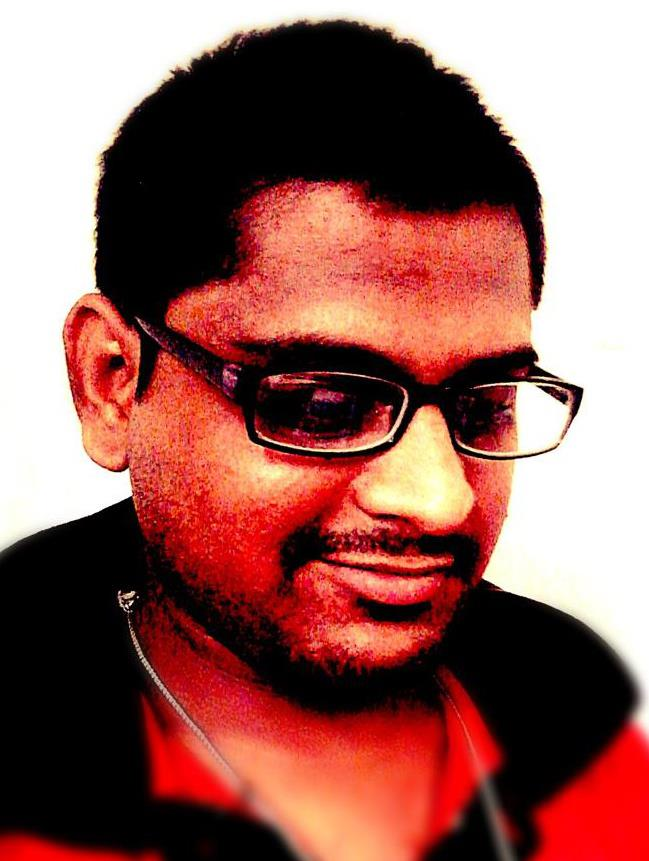
%> input picture HW09_Jain_Yash/mypic2.jpg, 649 x 861 px
$ octave --eval "HW11__Jain__Yash_MAIN('../HW09_Jain_Yash/mypic2.jpg');"   (GNU Octave 9; MATLAB toolbox functions it lacks are replaced by stand-ins)
%> lines starting %> are read from the running program, lines starting %| are printed output that depends on the picture; in (x1, y1, x2, y2) boxes, pixels count from 0 and x2, y2 are one past the last pixel; in counts of white or black regions, pixels touching at a corner belong together; the program's own positions count from 1
function HW11__Jain__Yash_MAIN( file_name )
%> called with file_name = '../HW09_Jain_Yash/mypic2.jpg'
    clc
    close all;

    addpath( '../TEST_IMAGES' );

    % Read image
    im = im2double(imread( file_name ));

    % Displaying original image
    figure('Position',[10 10 1028 768]);
    imagesc( im );
    title('Original Image');

    % Smoothen image to remove unwanted noisy edges by applying gaussian filter
    gauss = fspecial('Gaussian',3,2);
    im_filtered = imfilter(im, gauss, 'same', 'repl');

    % Apply sobel filter to find the edges in the image
    sobel_vr_gradient = [-1 0 1;
                         -2 0 2;
                         -1 0 1] / 8;

    sobel_hr_gradient = sobel_vr_gradient.';

    % Finding Sobel horizontal and vertical edges
    im_horizontal_edges = imfilter(im_filtered, sobel_vr_gradient, 'same', 'repl');
    im_vertical_edges = imfilter(im_filtered, sobel_hr_gradient, 'same', 'repl');
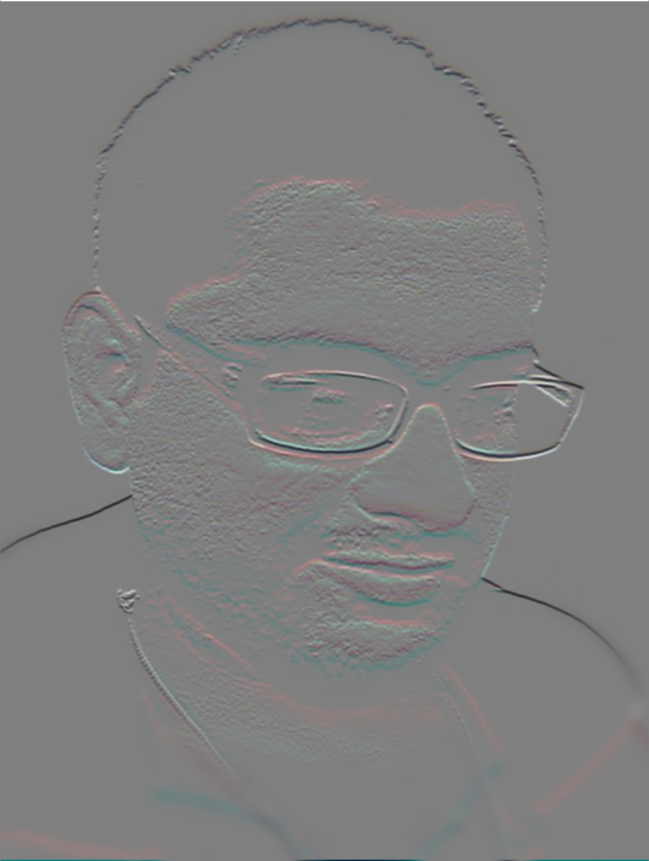
%> im_vertical_edges: size 861x649x3 double; mean R, G, B -0.000167, -0.000349, -0.000358; drawn with min black and max white

    % Finding Sobel Edge Magnitude and angle
    edge_mag = ((im_horizontal_edges).^2 + (im_vertical_edges).^2).^(1/2);
    edge_angle = atan2(im_vertical_edges, im_horizontal_edges);
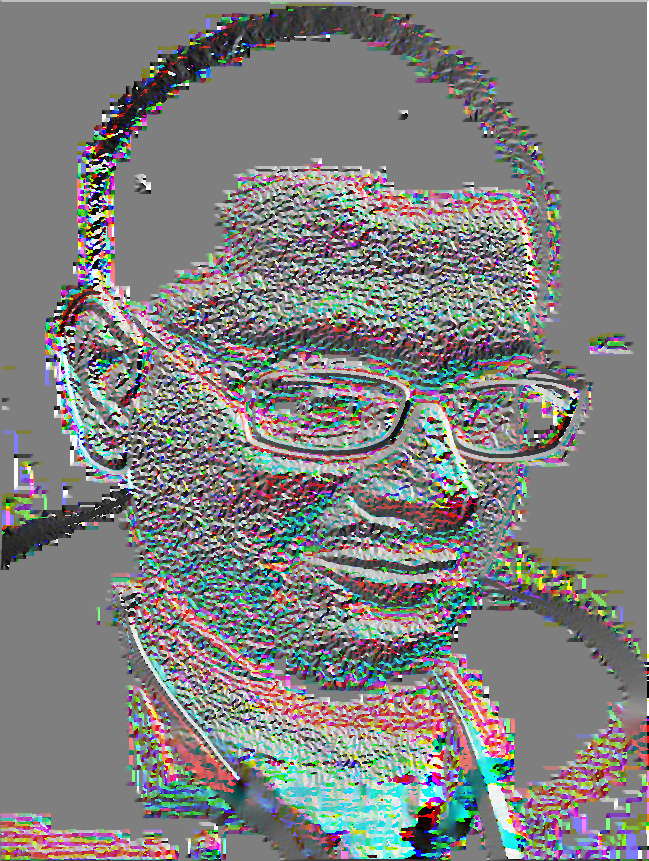
%> edge_angle: size 861x649x3 double; mean R, G, B 0.0339, 0.0368, 0.0208; drawn with min black and max white

    % I played with all 3 color channels in RGB space and found green as
    % the best channel
    im_channel = edge_mag(:,:,2);

    % Creating vector of Angles in range -135 to 135 with difference of 90 degrees
    % as described in homework PDF
    angles_in_range = [-135 : 90 : 136];

    % For all values of angles_in_range
    for a = 1 :length( angles_in_range )
       angle_for_current_iteration = angles_in_range( a );

       % Considering -22 to +22 degree tolearance as disccussed in PDF
       low_tolerance_in_degree = angle_for_current_iteration - 22;
       high_tolerance_in_degree = angle_for_current_iteration + 22;

       % Since all the angle values we have obtained by sobel are in
       % radinans we need to convert the working angle in radians
       low_tolerance_in_radians = deg2rad(low_tolerance_in_degree);
       high_tolerance_in_radians = deg2rad(high_tolerance_in_degree);

       % consider only those angle values that are in range of low_tolerance to high_tolerance.
       % Rest all values are 0.
       % Do this in a desired color channel (I played with all 3 color channels of RGB and found green works the best)
       edge_angles_of_a_channel = edge_angle(:,:,2);
       edge_angles_of_a_channel(edge_angles_of_a_channel < low_tolerance_in_radians ) = 0;
       edge_angles_of_a_channel(edge_angles_of_a_channel > high_tolerance_in_radians) = 0;

       % Select only the edge angles that we are in range
       edge_angles_only_in_range = edge_angles_of_a_channel ~= 0;

       %{
       % I tried this method but it did not work propely
       edge_mag_only_in_range = edge_mag(edge_angles_only_in_range);
       max_mag = max(edge_mag_only_in_range);
       threshold = max_mag / 5;
       edge_temp = im_channel;
       edge_temp(edge_mag_only_in_range < threshold) = 0;
       interested_range_edge_mag = (edge_temp > 0); %& edge_angles_only_in_range;
       %}

       % Select all the edge magnitude corresponding to selected angles in
       % above step.
       % Since we have selected the range of angles to work with, we have
       % to choose the edge magnitude corresponding to the same range.
       % For hough we need to paas the strongest edges, so I will capturte
       % the top 8% of edges.
       best_edge_mag_pixels = findBestEdges(im_channel, edge_angles_only_in_range);

       % Combining both gthe angles and magnitude of edges computed above
       % to get edges
       edges = (best_edge_mag_pixels > 0) & edge_angles_only_in_range;

       % Referred from MATALB documentation
       % Hough method will in detecting the hough lines. The function uses the parametric representation of a line: rho = x*cos(theta) + y*sin(theta).
       % The function returns rho, which is the distance from the origin to the line along a vector perpendicular to the line,
       % and theta, the angle in degrees(theta) between the x-axis and this vector. The function also returns
       % the Standard Hough Transform, H, which is a parameter space matrix whose rows and columns correspond to rho
       % and theta values respectively.
       % Input parameter consist of strongest edges, Rhoresolution which tells us about the spacing of
       % Hough transform bins along the rho axis and Theta will tell us the Theta value for the
       % corresponding column of the output matrix.
        [H,T,R] = hough( edges, 'RhoResolution', 1, 'Theta',  -90:2:89 );

       % Referred MATLAB documentaion
       % Houghpeaks will find peaks in Hough transform matrix.
       % The first parameter it takes is the H that we got from hough()
       % Second parameter will specify the maximum number of peaks to identify.  By default, its value is 1.
       % If you increase the value of second parameter means you will get more number of peaks and hence
       % increase the number of lines detected by houghlines.
       % Threshold parameter will specify the minimum value that should be taken as a peak.
       % Third parameter is a size of suppression neighborhood which is the neighborhood around each
       % peak that is set to zero after the peak is identified.
       peaks   = houghpeaks(H,10,'threshold',ceil( 0.3 * max(H(:))),'NHoodSize',[5 5]);

       % Referred MATLAB documentaion
       % Houghlines will find the line segments based on hough transform method.
       % It takes as input the Theta and rho are values returned by the hough method. Also peaks is a matrix
       % returned by the houghpeaks function. It has the  row and column
       % information of hough bins which we can use to searhc lines.
       % It returns the lines in a structure array and the length of this array is
       % equal to the number of merged line segments found in the image.
       % 'Fillgap' : Fill the gaps found in the edges and 'MinLenght' takes the minimum length of a line.
       lines     = houghlines( edges, T, R, peaks,'FillGap', 130,'MinLength',320 );

       % showing brigthest edges
       figure;
       imagesc( edges );
       message = sprintf('Brightest angles selected for angle (in degrees) = %4.1f', angles_in_range( a ));
       title( message, 'FontSize', 15 );
       colormap(gray);

       % Drawing image where we will plot lines
       figure;
       imagesc( im );
       colormap(gray);
       axis image;

       % Putting hold on will help in retaining current plots while adding new plots
       hold on;
       message = sprintf('Hough Lines for image at angle(in degrees) = %4.1f ', angles_in_range( a ));
       title( message, 'FontSize', 15 );

       % Iterate through all the lines obtained
       for line_idx = 1 : length(lines)
           % Plotting the hough line extracted using houghlines method.
           hold on;
           vertex1     = lines(line_idx).point1;
           vertex2     = lines(line_idx).point2;
           plot( [ vertex1(1) vertex2(1) ], [ vertex1(2) vertex2(2) ], 'c-', 'LineWidth', 3 );

           % Logic to find the votes
           % find the distance of  line formed by vertex1 and vertex2 with
           % other edge points in image.
           % After running this loop we will have all voting points
           % Then out of this loop find which one has got maximum votes and
           % that will be the intersection point of all the lines.
           % Then plot those cooridnates(code below)
       end

    % [14 lines of commented-out code are left out]
    end
%> this loop made 4 passes
%> (threshold_of_brightness in findBestEdges, lines) on passes 1 to 4: (0.0675, empty struct), (0.0675, empty struct), (0.062, empty struct), (0.0619, 1 line; point1 to point2 (x, y): (117, 319) to (380, 524))
%> pass 1, in HW11__Jain__Yash_MAIN, `edge_angles_of_a_channel = edge_angle(:,:,2);`:
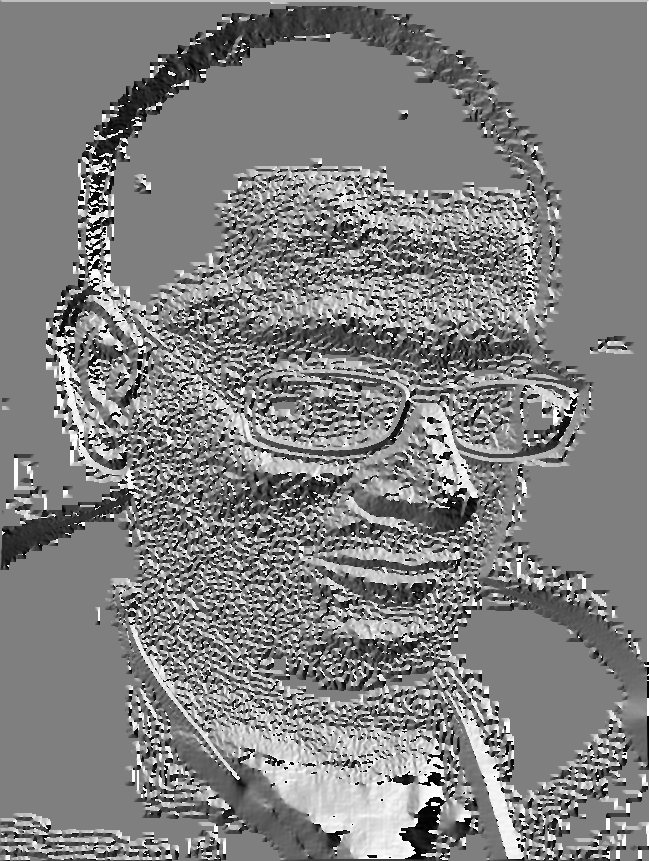
%> edge_angles_of_a_channel: size 861x649 double; min -3.14, max 3.14, mean 0.0368; drawn with min black and max white
%> pass 1, in HW11__Jain__Yash_MAIN, `edge_angles_only_in_range = edge_angles_of_a_channel ~= 0;`:
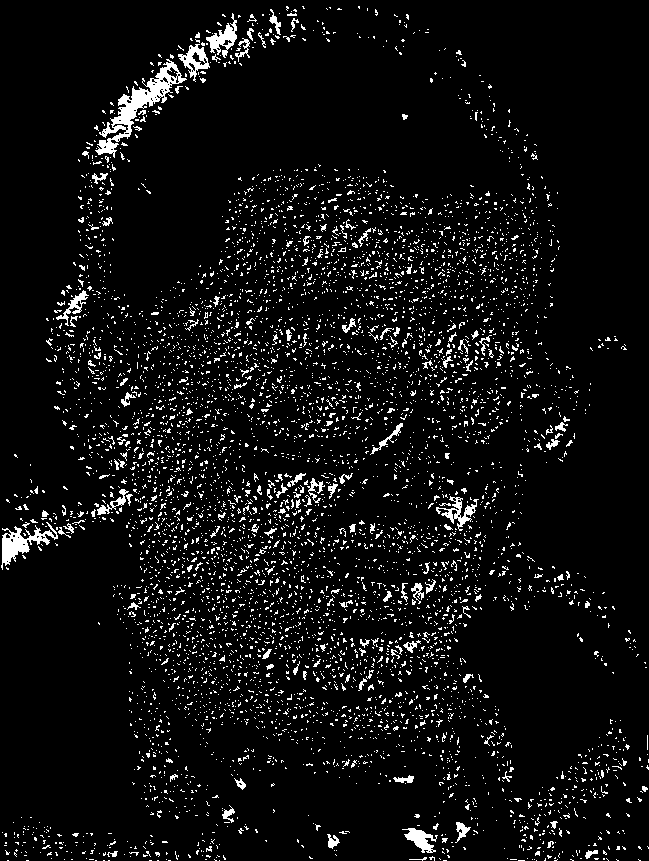
%> edge_angles_only_in_range: size 861x649 logical; 6.2% white in thin lines or dots
%> pass 1, in HW11__Jain__Yash_MAIN, `edges = (best_edge_mag_pixels > 0) & edge_angles_only_in_range;`:
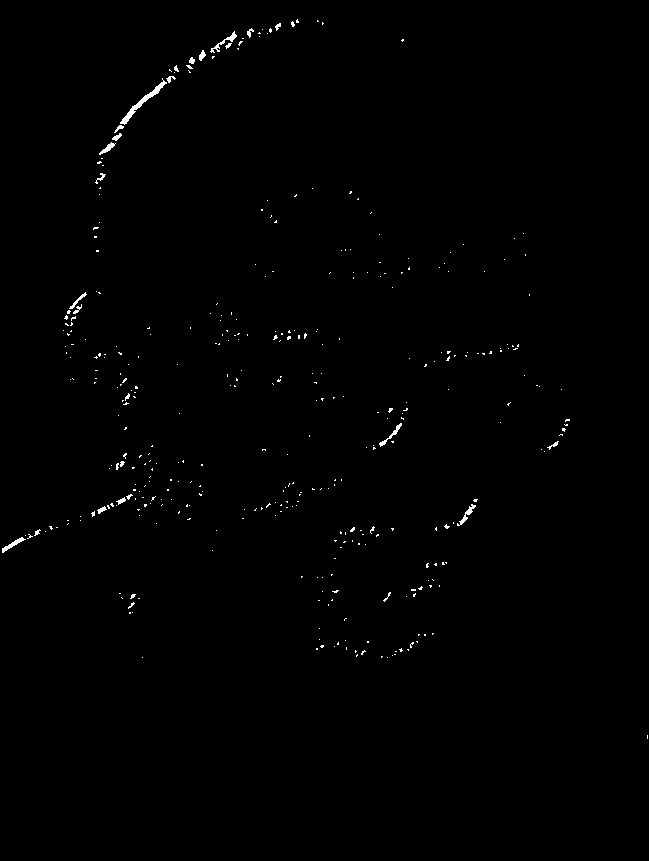
%> edges: size 861x649 logical; 0.49% white in thin lines or dots, all inside (x1, y1, x2, y2) = (2, 19, 648, 739)
%> after the loop:
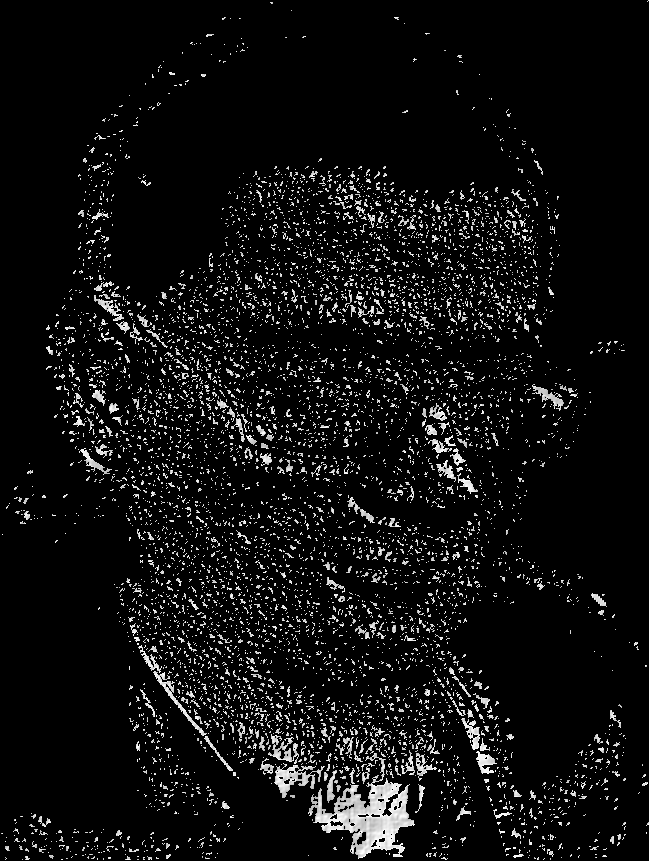
%> edge_angles_of_a_channel: size 861x649 double; min 0, max 2.74, mean 0.17; drawn with min black and max white
%> `HW11__Jain__Yash_MAIN('../HW09_Jain_Yash/mypic2.jpg');`:
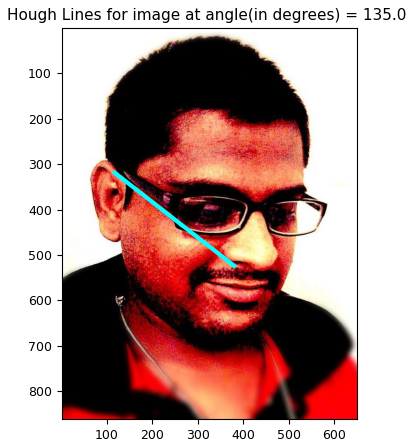
%> figure redrawn from the program's plot data
end

%% Find the brightest edges
function brightest_edges = findBestEdges(im_channel,edge_angles_only_in_range)

        edge_mag_corresponding_to_selected_angle = im_channel( edge_angles_only_in_range );

        % sort all the edges
        [ sorted_values ]   = sort( edge_mag_corresponding_to_selected_angle(:) );

        % Find the brightest edge pixels from the selected edges in above step
        % Taking top 8% of edges.(Best edges or strongest edges)
        temp_brightest_pixels =  round( numel( edge_mag_corresponding_to_selected_angle ) * (1-0.08) );

        % Find the threshold value
        threshold_of_brightness    = sorted_values( temp_brightest_pixels );
        best_edge_pixels      = im_channel;

        % All values other than brightest pixels are set to 0
        best_edge_pixels(im_channel < threshold_of_brightness) = 0;

        brightest_edges = best_edge_pixels;
end
